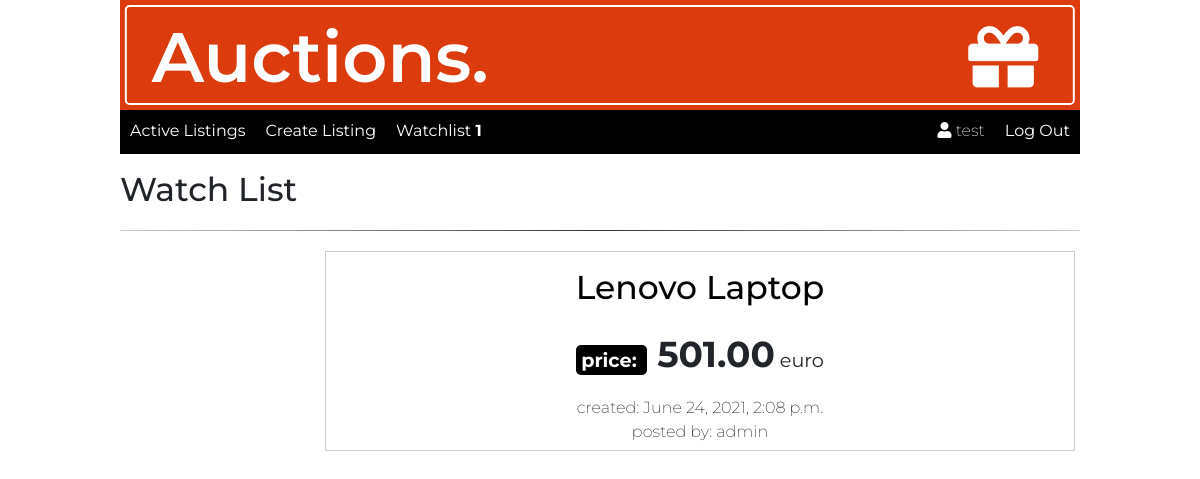
The app's page /watchlist (signed in) with its own data.
### auctions/models.py (models this page shows, shortened)
class User(AbstractUser):
    pass

class Watchlist(models.Model):
    author = models.ForeignKey(
        settings.AUTH_USER_MODEL, on_delete=models.CASCADE)
    auction = models.ForeignKey(
        Auction_listings, on_delete=models.CASCADE)
    added = models.BooleanField(default=False)

class Auction_listings(models.Model):
    image_url = models.CharField(max_length=1000)
    title = models.CharField(max_length=128)
    description = models.TextField(max_length=200)
    category = models.ForeignKey(Category, on_delete=models.CASCADE)
    price = models.DecimalField(decimal_places=2, max_digits=1000)
    created = models.DateTimeField(default=timezone.now, blank=True)
    author = models.ForeignKey(
        settings.AUTH_USER_MODEL, on_delete=models.CASCADE)
    active = models.BooleanField(default=True)

### auctions/views.py (the view)
# urls.py: path("watchlist", views.watchlist, name="watchlist")
@login_required
def watchlist(request):
    auctions = Watchlist.objects.filter(author=request.user)
    return render(request, "auctions/watchlist.html", {
        "auctions": auctions,
    })

### auctions/context_processors.py (called while the page is built)
def watchlist_all(request):
    user = request.user.is_authenticated
    if user:
        watchlist = Watchlist.objects.filter(author=request.user)
        return {'watchlist_all': watchlist}
    else:
        auctions = Auction_listings.objects.filter(active=True)
        return {'auctions': auctions}

### auctions/templates/auctions/watchlist.html (shortened to what this page needs)
{% extends 'auctions/layout.html' %}
{% block body %}
<h2>Watch List</h2>
<hr>
{% for auction in auctions %}
<div class="itemListing">
    <div class="imgItem">
    </div>
    <div class="detailsItem">
        <a href="{% url 'item' auction.auction_id %}">
            <h2>{{auction.auction.title}}</h2>
        </a>
        <p><strong>price: </strong> <span>{{auction.auction.price}}</span> euro</p>
        <span>created: {{auction.auction.created}}</span>
        <br>
        <span>posted by: {{auction.auction.author}}</span>
    </div>
</div>
{% endfor %}
{% endblock %}

### auctions/templates/auctions/layout.html (shortened to what this page needs)
{% load static %}
<!DOCTYPE html>
<html lang="en">
<head>
    <link rel="stylesheet" href="https://stackpath.bootstrapcdn.com/bootstrap/4.4.1/css/bootstrap.min.css"
>
    <link rel="stylesheet" href="https://cdnjs.cloudflare.com/ajax/libs/font-awesome/5.15.3/css/all.min.css"
 />
    <link href="{% static 'auctions/styles.css' %}" rel="stylesheet">
</head>
<body>
    <div class="containerMain">
        <div class="logo">
            <div>
                <h1 class="logoText">Auctions. <i class="fas fa-gift"></i></h1>
            </div>
        </div>
        <nav>
            <ul class="nav nav-left">
                <li class="nav-item">
                    <a class="nav-link" href="{% url 'index' %}">Active Listings</a>
                </li>
                {% if user.is_authenticated %}
                <li class="nav-item">
                    <a href="{% url 'create' %}" class="nav-link">Create Listing</a>
                </li>
                <li class="nav-item">
                    <a href="{% url 'watchlist' %}" class="nav-link">Watchlist
                        <strong>{{watchlist_all|length}}</strong></a>
                </li>
                {%endif%}
            </ul>
            <ul class="nav nav-right">
                {% if user.is_authenticated %}
                <li class="nav-item user">
                    <i class="fas fa-user"></i>
                    {{ user.username }}
                </li>
                <li class="nav-item">
                    <a class="nav-link" href="{% url 'logout' %}">Log Out</a>
                </li>
                {% endif %}
            </ul>
        </nav>
        {% block body %}
        {% endblock %}
    </div>
</body>
</html>

### auctions/static/auctions/styles.css (style rules this page uses)
* { margin: 0; padding: 0; box-sizing: border-box; }
.containerMain { width: 80vw; height: 100vh; margin: 0 auto; font-family: 'Montserrat', sans-serif !important; }
.logo { position: relative; background: #DB3B0D; width: 100%; height: 110px; color: white; }
.logo>div { position: absolute; top: 50%; left: 50%; transform: translate(-50%, -50%); background: #DB3B0D; width: 99%; height: 100px; border: 2px solid white; border-radius: .3rem; }
.logoText { font-size: 70px; padding-left: 25px; font-weight: 600; line-height: 100px; }
.logo h1 i { float: right; margin-right: 35px; line-height: 100px; }
nav { background: black; margin-bottom: 10px; display: flex; flex-wrap: nowrap; justify-content: space-between; width: 100%; height: 44px; }
.nav-item { background: #000; list-style: none; height: 100%; transition: .4s; }
.nav-link, .user { color: white; text-decoration: none; padding: 9px 10px 5px; }
.user { background: #000 !important; font-weight: 200; }
.itemListing { display: flex; justify-content: flex-start; margin-bottom: 5px; padding: 10px 5px; }
.listingsTitle, h2 { font-size: 33px; line-height: 50px; }
hr { border: 0; margin-bottom: 10px; height: 1px; background: #333; background-image: linear-gradient(to right, #ccc, #333, #ccc); }
p { font-size: 1.2rem; text-align: center; }
.imgItem { min-width: 200px; min-height: 200px; }
.detailsItem { border: 1px solid #ccc; width: 100%; text-align: center; padding: 5px; }
.detailsItem a { text-decoration: none; color: black; }
.detailsItem h2 { margin: 5px 0; }
.detailsItem p { margin: 15px 0; }
.detailsItem p strong, .mainItem p strong { margin-right: 10px; padding: 3px 5px; background: #000; color: white; border-radius: 5px; }
.detailsItem p span { font-size: 36px; font-weight: bold; }
.detailsItem span { font-weight: 200; }

### records on screen
User: username "test"
Watchlist: auction "Lenovo Laptop", auction.price "501.00", auction.created "June 24, 2021, 2:08 p.m.", auction.author "admin"

### other values on screen
{{ watchlist_all|length }} "1"
